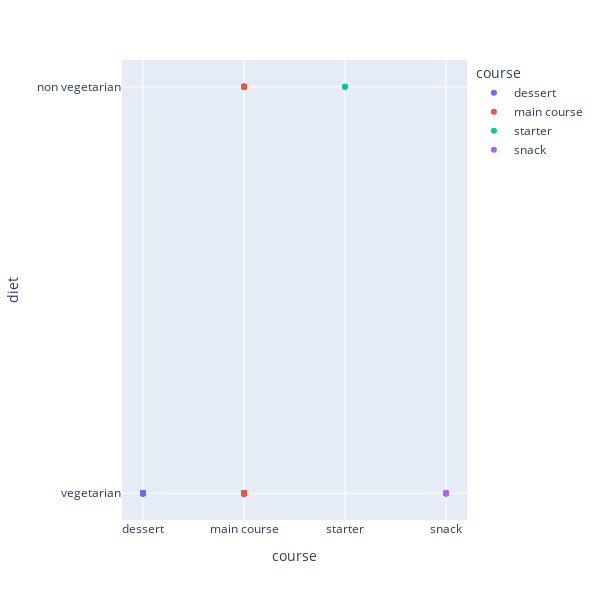

The code cell stored with this chart in its notebook:
### Code cell
fig = px.scatter(df, x="course", y="diet", color="course",  hover_data=['prep_time'] ,  size_max=50 ,
    width=600,
    height=600)
fig.show()

### Figure 1 — Plotly figure (JSON) as saved in the notebook; plotly's stock layout.template omitted (floating-point values rounded to 4 significant figures)
{"data": [{"customdata": [[45], [80], [15], [15], [15], [10], [10], [20], [5], [10], [30], [10], [10], [10], [10], [10], [10], [40], [25], [45], [20], [10], [15], [480], [45], [15], [15], [180], [10], [30], [10], [15], [5], [10], [20], [20], [10], [10], [10], [5], [10], [240], [5], [10], [10], [10], [10], [40], [10], [10], [10], [10], [10], [10], [10], [10], [15], [240], [10], [20], [15], [10], [5], [10], [12], [10], [20], [5], [20], [20]], "hovertemplate": "course=%{x}<br>diet=%{y}<br>prep_time=%{customdata[0]}<extra></extra>", "legendgroup": "dessert", "marker": {"color": "#636efa", "symbol": "circle"}, "mode": "markers", "name": "dessert", "orientation": "v", "showlegend": true, "type": "scatter", "x": ["dessert", "dessert", "dessert", "dessert", "dessert", "dessert", "dessert", "dessert", "dessert", "dessert", "dessert", "dessert", "dessert", "dessert", "dessert", "dessert", "dessert", "dessert", "dessert", "dessert", "dessert", "dessert", "dessert", "dessert", "dessert", "dessert", "dessert", "dessert", "dessert", "dessert", "dessert", "dessert", "dessert", "dessert", "dessert", "dessert", "dessert", "dessert", "dessert", "dessert", "dessert", "dessert", "dessert", "dessert", "dessert", "dessert", "dessert", "dessert", "dessert", "dessert", "dessert", "dessert", "dessert", "dessert", "dessert", "dessert", "dessert", "dessert", "dessert", "dessert", "dessert", "dessert", "dessert", "dessert", "dessert", "dessert", "dessert", "dessert", "dessert", "dessert"], "xaxis": "x", "y": ["vegetarian", "vegetarian", "vegetarian", "vegetarian", "vegetarian", "vegetarian", "vegetarian", "vegetarian", "vegetarian", "vegetarian", "vegetarian", "vegetarian", "vegetarian", "vegetarian", "vegetarian", "vegetarian", "vegetarian", "vegetarian", "vegetarian", "vegetarian", "vegetarian", "vegetarian", "vegetarian", "vegetarian", "vegetarian", "vegetarian", "vegetarian", "vegetarian", "vegetarian", "vegetarian", "vegetarian", "vegetarian", "vegetarian", "vegetarian", "vegetarian", "vegetarian", "vegetarian", "vegetarian", "vegetarian", "vegetarian", "vegetarian", "vegetarian", "vegetarian", "vegetarian", "vegetarian", "vegetarian", "vegetarian", "vegetarian", "vegetarian", "vegetarian", "vegetarian", "vegetarian", "vegetarian", "vegetarian", "vegetarian", "vegetarian", "vegetarian", "vegetarian", "vegetarian", "vegetarian", "vegetarian", "vegetarian", "vegetarian", "vegetarian", "vegetarian", "vegetarian", "vegetarian", "vegetarian", "vegetarian", "vegetarian"], "yaxis": "y"}, {"customdata": [[180], [10], [5], [10], [5], [5], [10], [10], [20], [20], [30], [10], [20], [10], [10], [20], [10], [30], [10], [10], [20], [20], [10], [20], [20], [20], [45], [25], [30], [10], [10], [25], [20], [20], [20], [15], [10], [500], [10], [20], [10], [240], [30], [30], [10], [20], [10], [20], [10], [10], [10], [10], [10], [10], [5], [10], [10], [10], [20], [10], [20], [10], [10], [10], [10], [10], [15], [20], [10], [20], [20], [25], [25], [20], [10], [35], [5], [15], [10], [20], [10], [15], [10]], "hovertemplate": "course=%{x}<br>diet=%{y}<br>prep_time=%{customdata[0]}<extra></extra>", "legendgroup": "main course", "marker": {"color": "#EF553B", "symbol": "circle"}, "mode": "markers", "name": "main course", "orientation": "v", "showlegend": true, "type": "scatter", "x": ["main course", "main course", "main course", "main course", "main course", "main course", "main course", "main course", "main course", "main course", "main course", "main course", "main course", "main course", "main course", "main course", "main course", "main course", "main course", "main course", "main course", "main course", "main course", "main course", "main course", "main course", "main course", "main course", "main course", "main course", "main course", "main course", "main course", "main course", "main course", "main course", "main course", "main course", "main course", "main course", "main course", "main course", "main course", "main course", "main course", "main course", "main course", "main course", "main course", "main course", "main course", "main course", "main course", "main course", "main course", "main course", "main course", "main course", "main course", "main course", "main course", "main course", "main course", "main course", "main course", "main course", "main course", "main course", "main course", "main course", "main course", "main course", "main course", "main course", "main course", "main course", "main course", "main course", "main course", "main course", "main course", "main course", "main course"], "xaxis": "x", "y": ["vegetarian", "non vegetarian", "non vegetarian", "vegetarian", "vegetarian", "vegetarian", "vegetarian", "vegetarian", "vegetarian", "vegetarian", "non vegetarian", "non vegetarian", "vegetarian", "non vegetarian", "non vegetarian", "vegetarian", "vegetarian", "vegetarian", "vegetarian", "vegetarian", "vegetarian", "vegetarian", "vegetarian", "vegetarian", "vegetarian", "vegetarian", "vegetarian", "vegetarian", "vegetarian", "vegetarian", "vegetarian", "vegetarian", "vegetarian", "vegetarian", "vegetarian", "vegetarian", "vegetarian", "vegetarian", "vegetarian", "vegetarian", "vegetarian", "non vegetarian", "vegetarian", "vegetarian", "vegetarian", "vegetarian", "vegetarian", "vegetarian", "non vegetarian", "vegetarian", "vegetarian", "vegetarian", "vegetarian", "vegetarian", "vegetarian", "non vegetarian", "vegetarian", "vegetarian", "vegetarian", "vegetarian", "vegetarian", "vegetarian", "vegetarian", "vegetarian", "vegetarian", "vegetarian", "vegetarian", "vegetarian", "vegetarian", "vegetarian", "vegetarian", "vegetarian", "vegetarian", "vegetarian", "non vegetarian", "vegetarian", "non vegetarian", "non vegetarian", "non vegetarian", "non vegetarian", "vegetarian", "non vegetarian", "vegetarian"], "yaxis": "y"}, {"customdata": [[120], [240]], "hovertemplate": "course=%{x}<br>diet=%{y}<br>prep_time=%{customdata[0]}<extra></extra>", "legendgroup": "starter", "marker": {"color": "#00cc96", "symbol": "circle"}, "mode": "markers", "name": "starter", "orientation": "v", "showlegend": true, "type": "scatter", "x": ["starter", "starter"], "xaxis": "x", "y": ["non vegetarian", "non vegetarian"], "yaxis": "y"}, {"customdata": [[20], [10], [30], [150], [120], [5], [120], [10], [20], [5], [30], [10], [20], [20], [20], [10], [15], [10], [70], [10], [60], [30], [5], [15], [10]], "hovertemplate": "course=%{x}<br>diet=%{y}<br>prep_time=%{customdata[0]}<extra></extra>", "legendgroup": "snack", "marker": {"color": "#ab63fa", "symbol": "circle"}, "mode": "markers", "name": "snack", "orientation": "v", "showlegend": true, "type": "scatter", "x": ["snack", "snack", "snack", "snack", "snack", "snack", "snack", "snack", "snack", "snack", "snack", "snack", "snack", "snack", "snack", "snack", "snack", "snack", "snack", "snack", "snack", "snack", "snack", "snack", "snack"], "xaxis": "x", "y": ["vegetarian", "vegetarian", "vegetarian", "vegetarian", "vegetarian", "vegetarian", "vegetarian", "vegetarian", "vegetarian", "vegetarian", "vegetarian", "vegetarian", "vegetarian", "vegetarian", "vegetarian", "vegetarian", "vegetarian", "vegetarian", "vegetarian", "vegetarian", "vegetarian", "vegetarian", "vegetarian", "vegetarian", "vegetarian"], "yaxis": "y"}], "layout": {"height": 600, "legend": {"title": {"text": "course"}, "tracegroupgap": 0}, "margin": {"t": 60}, "width": 600, "xaxis": {"anchor": "y", "categoryarray": ["dessert", "main course", "starter", "snack"], "categoryorder": "array", "domain": [0, 1], "title": {"text": "course"}}, "yaxis": {"anchor": "x", "domain": [0, 1], "title": {"text": "diet"}}}}
